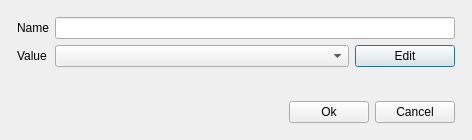
<?xml version="1.0" encoding="UTF-8"?>
<ui version="4.0">
 <class>EditorEnumValue</class>
 <widget class="QDialog" name="EditorEnumValue">
  <property name="geometry">
   <rect>
    <x>0</x>
    <y>0</y>
    <width>472</width>
    <height>140</height>
   </rect>
  </property>
  <property name="windowTitle">
   <string>Enum parameter</string>
  </property>
  <layout class="QVBoxLayout" name="verticalLayout_4">
   <property name="sizeConstraint">
    <enum>QLayout::SetDefaultConstraint</enum>
   </property>
   <item>
    <layout class="QGridLayout" name="gridLayout_2">
     <property name="leftMargin">
      <number>6</number>
     </property>
     <property name="topMargin">
      <number>6</number>
     </property>
     <property name="rightMargin">
      <number>6</number>
     </property>
     <property name="bottomMargin">
      <number>6</number>
     </property>
     <item row="0" column="0" rowspan="2">
      <layout class="QVBoxLayout" name="verticalLayout_3">
       <item>
        <widget class="QLabel" name="label">
         <property name="maximumSize">
          <size>
           <width>100</width>
           <height>16777215</height>
          </size>
         </property>
         <property name="text">
          <string>Name</string>
         </property>
        </widget>
       </item>
       <item>
        <widget class="QLabel" name="label_2">
         <property name="text">
          <string>Value</string>
         </property>
        </widget>
       </item>
      </layout>
     </item>
     <item row="0" column="1">
      <layout class="QHBoxLayout" name="horizontalLayout_2">
       <item>
        <widget class="QLineEdit" name="txtName">
         <property name="minimumSize">
          <size>
           <width>300</width>
           <height>0</height>
          </size>
         </property>
        </widget>
       </item>
      </layout>
     </item>
     <item row="1" column="1">
      <layout class="QHBoxLayout" name="horizontalLayout">
       <property name="spacing">
        <number>6</number>
       </property>
       <property name="leftMargin">
        <number>0</number>
       </property>
       <property name="topMargin">
        <number>0</number>
       </property>
       <property name="rightMargin">
        <number>0</number>
       </property>
       <property name="bottomMargin">
        <number>0</number>
       </property>
       <item>
        <widget class="QComboBox" name="cbo_Value"/>
       </item>
       <item>
        <widget class="QPushButton" name="btnEdit">
         <property name="maximumSize">
          <size>
           <width>100</width>
           <height>16777215</height>
          </size>
         </property>
         <property name="text">
          <string>Edit</string>
         </property>
        </widget>
       </item>
      </layout>
     </item>
    </layout>
   </item>
   <item>
    <spacer name="verticalSpacer">
     <property name="orientation">
      <enum>Qt::Vertical</enum>
     </property>
     <property name="sizeHint" stdset="0">
      <size>
       <width>20</width>
       <height>40</height>
      </size>
     </property>
    </spacer>
   </item>
   <item>
    <layout class="QHBoxLayout" name="horizontalLayout_7">
     <property name="leftMargin">
      <number>6</number>
     </property>
     <property name="topMargin">
      <number>6</number>
     </property>
     <property name="rightMargin">
      <number>6</number>
     </property>
     <property name="bottomMargin">
      <number>6</number>
     </property>
     <item>
      <widget class="QLabel" name="lbl_info">
       <property name="styleSheet">
        <string notr="true">color: rgb(255, 0, 0);</string>
       </property>
       <property name="text">
        <string/>
       </property>
      </widget>
     </item>
     <item>
      <spacer name="horizontalSpacer">
       <property name="orientation">
        <enum>Qt::Horizontal</enum>
       </property>
       <property name="sizeHint" stdset="0">
        <size>
         <width>40</width>
         <height>20</height>
        </size>
       </property>
      </spacer>
     </item>
     <item>
      <widget class="QPushButton" name="btnOk">
       <property name="sizePolicy">
        <sizepolicy hsizetype="Minimum" vsizetype="Preferred">
         <horstretch>0</horstretch>
         <verstretch>0</verstretch>
        </sizepolicy>
       </property>
       <property name="maximumSize">
        <size>
         <width>16777215</width>
         <height>16777215</height>
        </size>
       </property>
       <property name="text">
        <string>Ok</string>
       </property>
      </widget>
     </item>
     <item>
      <widget class="QPushButton" name="btnCancel">
       <property name="sizePolicy">
        <sizepolicy hsizetype="Minimum" vsizetype="Maximum">
         <horstretch>0</horstretch>
         <verstretch>0</verstretch>
        </sizepolicy>
       </property>
       <property name="maximumSize">
        <size>
         <width>16777215</width>
         <height>16777215</height>
        </size>
       </property>
       <property name="text">
        <string>Cancel</string>
       </property>
      </widget>
     </item>
    </layout>
   </item>
  </layout>
 </widget>
 <resources/>
 <connections/>
</ui>
